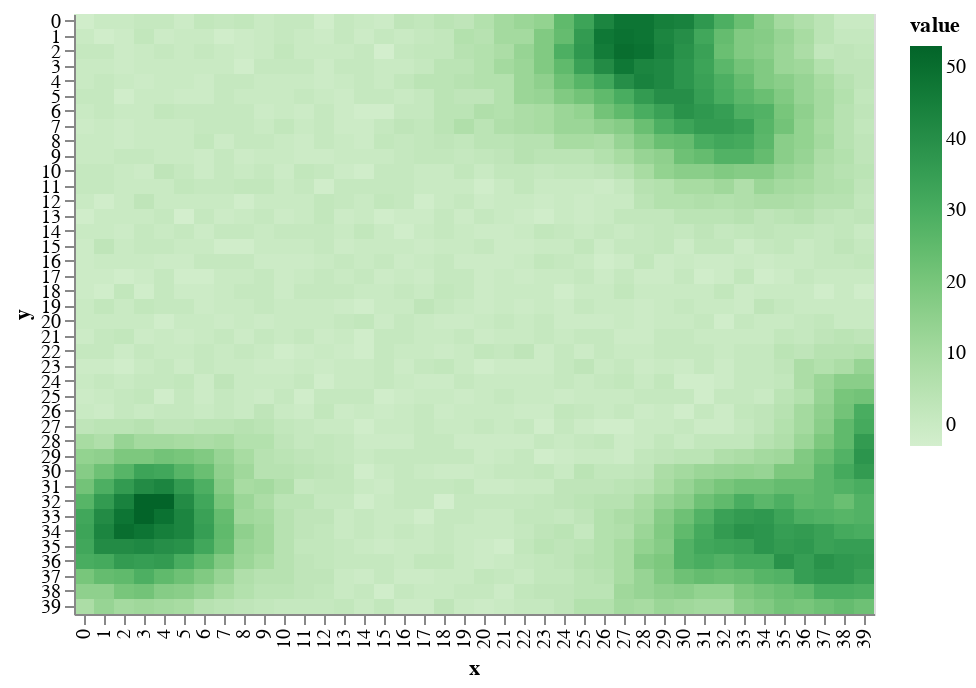

Notebook code for this chart:
### Code cell
draw.drawTerrainHeight(world.grid_elevation)

### Figure 1 — Vega-Lite specification as saved in the notebook (floating-point values rounded to 4 significant figures; data arrays with more than 128 entries replaced by an {"elided": "..."} marker saying what was removed)
{"$schema": "https://vega.github.io/schema/vega-lite/v2.6.0.json", "config": {"view": {"height": 300, "width": 400}}, "data": {"name": "data-681fa5c8c568fa6ef8de2c352bdfcc45"}, "datasets": {"data-681fa5c8c568fa6ef8de2c352bdfcc45": {"elided": "1600 records"}}, "encoding": {"color": {"field": "value", "scale": {"scheme": "greens"}, "type": "quantitative"}, "x": {"field": "x", "type": "ordinal"}, "y": {"field": "y", "type": "ordinal"}}, "mark": "rect"}
